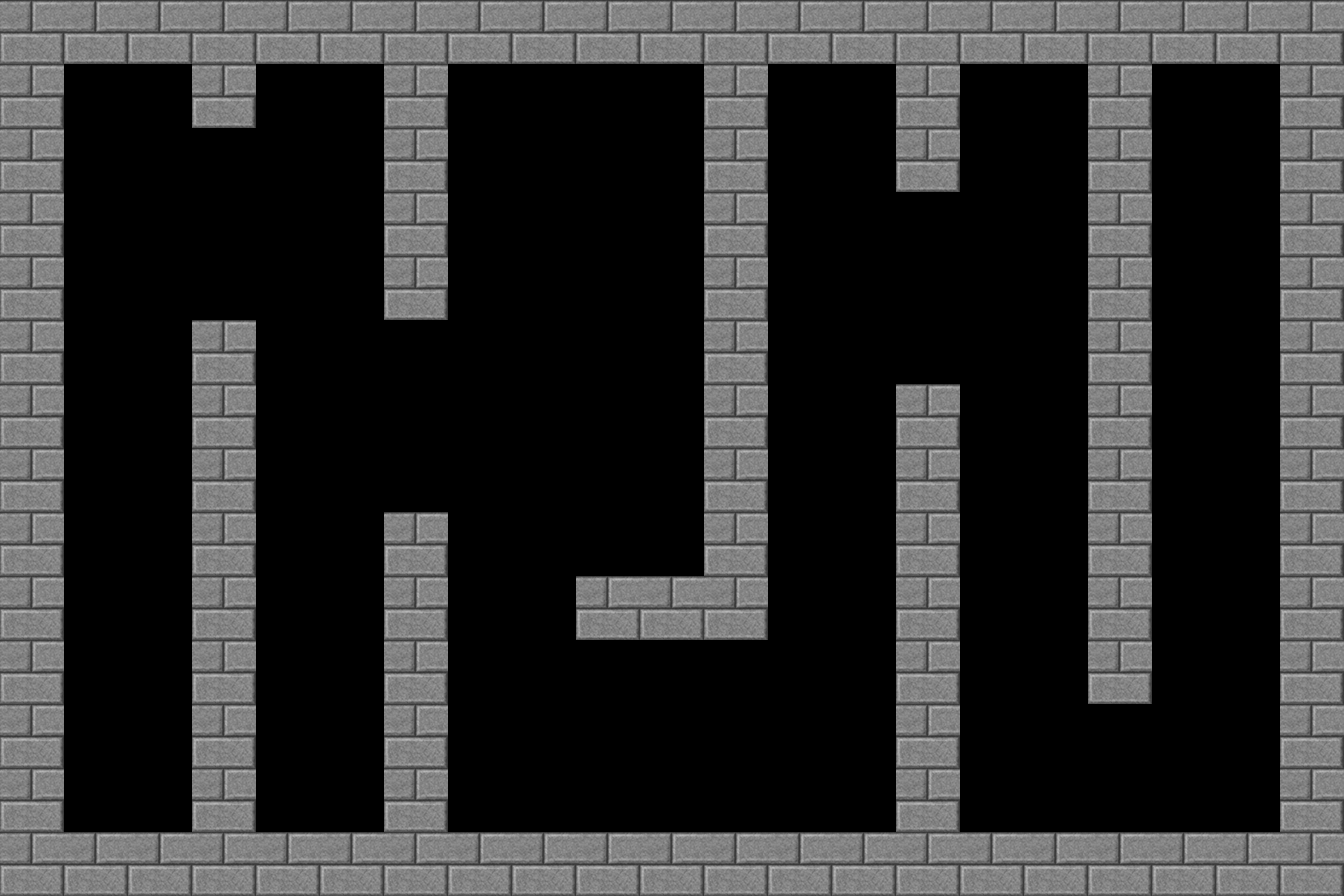

Tiled map render using the project's own tile images. Description and the whole map definition, tile-layer contents included, below:
An orthogonal 21x14 tile map with 64x64 px tiles, 1 tile layer (walls), 1 hidden layer not drawn, 2 tilesets.

<map version="1.0" orientation="orthogonal" renderorder="right-down" width="21" height="14" tilewidth="64" tileheight="64" nextobjectid="1">
 <tileset firstgid="1" source="grass-tile.tsx" />
 <tileset firstgid="2" source="wall.tsx" />
 <layer name="Tile Layer 1" width="21" height="14" visible="0">
  <data encoding="csv">
1,1,1,1,1,1,1,1,1,1,1,1,1,1,1,1,1,1,1,1,1,
1,1,1,1,1,1,1,1,1,1,1,1,1,1,1,1,1,1,1,1,1,
1,1,1,1,1,1,1,1,1,1,1,1,1,1,1,1,1,1,1,1,1,
1,1,1,1,1,1,1,1,1,1,1,1,1,1,1,1,1,1,1,1,1,
1,1,1,1,1,1,1,1,1,1,1,1,1,1,1,1,1,1,1,1,1,
1,1,1,1,1,1,1,1,1,1,1,1,1,1,1,1,1,1,1,1,1,
1,1,1,1,1,1,1,1,1,1,1,1,1,1,1,1,1,1,1,1,1,
1,1,1,1,1,1,1,1,1,1,1,1,1,1,1,1,1,1,1,1,1,
1,1,1,1,1,1,1,1,1,1,1,1,1,1,1,1,1,1,1,1,1,
1,1,1,1,1,1,1,1,1,1,1,1,1,1,1,1,1,1,1,1,1,
1,1,1,1,1,1,1,1,1,1,1,1,1,1,1,1,1,1,1,1,1,
1,1,1,1,1,1,1,1,1,1,1,1,1,1,1,1,1,1,1,1,1,
1,1,1,1,1,1,1,1,1,1,1,1,1,1,1,1,1,1,1,1,1,
1,1,1,1,1,1,1,1,1,1,1,1,1,1,1,1,1,1,1,1,1
</data>
 </layer>
 <layer name="walls" width="21" height="14">
  <data encoding="csv">
2,2,2,2,2,2,2,2,2,2,2,2,2,2,2,2,2,2,2,2,2,
2,0,0,2,0,0,2,0,0,0,0,2,0,0,2,0,0,2,0,0,2,
2,0,0,0,0,0,2,0,0,0,0,2,0,0,2,0,0,2,0,0,2,
2,0,0,0,0,0,2,0,0,0,0,2,0,0,0,0,0,2,0,0,2,
2,0,0,0,0,0,2,0,0,0,0,2,0,0,0,0,0,2,0,0,2,
2,0,0,2,0,0,0,0,0,0,0,2,0,0,0,0,0,2,0,0,2,
2,0,0,2,0,0,0,0,0,0,0,2,0,0,2,0,0,2,0,0,2,
2,0,0,2,0,0,0,0,0,0,0,2,0,0,2,0,0,2,0,0,2,
2,0,0,2,0,0,2,0,0,0,0,2,0,0,2,0,0,2,0,0,2,
2,0,0,2,0,0,2,0,0,2,2,2,0,0,2,0,0,2,0,0,2,
2,0,0,2,0,0,2,0,0,0,0,0,0,0,2,0,0,2,0,0,2,
2,0,0,2,0,0,2,0,0,0,0,0,0,0,2,0,0,0,0,0,2,
2,0,0,2,0,0,2,0,0,0,0,0,0,0,2,0,0,0,0,0,2,
2,2,2,2,2,2,2,2,2,2,2,2,2,2,2,2,2,2,2,2,2
</data>
 </layer>
</map>